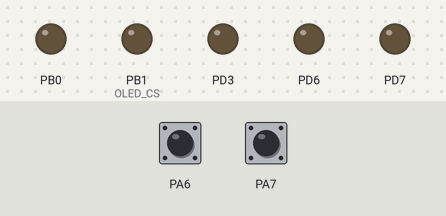
Recording of a program running on a simulated ATmega1284P, built with avr-gcc and emulated at 16 MHz. On the bench: output pins drawn as LEDs (lit = HIGH). The test bench sets the inputs (shaded band); at power-on: PA6 HIGH, PA7 HIGH. Pins used as bus, display or sensor lines are not drawn.

Above: at 0.05 s.
Timing chart, 0 to 3.0 s (numbered marks = the images above):
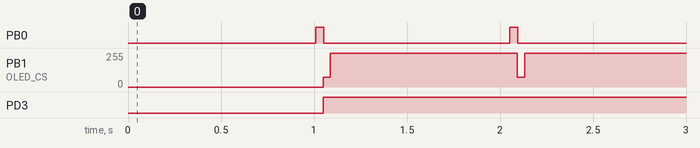

The program:

main.c
```c
/*****************************************************************************
* @file    firmware/QUTMS_SteeringWheel_Firmware/main.c
* @author  Zoe Goodward
* @version V1.0.0
* @date    2/08/2019 1:12:41 PM
* @brief   Main entry point of program
*****************************************************************************/

#define F_CPU 16000000UL /* CPU clock in Hertz */

#include <avr/interrupt.h>
#include <avr/io.h>
#include <avr/pgmspace.h>
#include <stdbool.h>
#include <util/delay.h>

#include "OLED.h"
#include "UART.h"
#include "adc.h"
#include "drive_menu.h"
#include "images.h"
#include "input.h"
#include "settings.h"
#include "spi.h"
#include "static_menu.h"
#include "MCP2517.h"

#include <stdbool.h>

/*============================================================================
Function:   splash_screen()
------------------------------------------------------------------------------
Purpose :   displays the QUT Motorsport logo when the steering wheel system
is first initialised / alternatively can display party parrot
Input   :   none
Returns :   void
Notes   :
============================================================================*/
void splash_screen() {
    Clear_Buffer();
    display_picture(MOTORSPORT);
    Present_Buffer();
    _delay_ms(3000);
    Clear_Buffer();
    // Add transition effect
}

/*============================================================================
Function:   steering_wheel_init()
------------------------------------------------------------------------------
Purpose :   consolidates all the functions required for the initialisation of
the steering wheel
Input   :   none
Returns :   void
Notes   :
============================================================================*/
void steering_wheel_init() {
    //DDRD = 0b00000000;
    DDRD |= 0b11001000; // LEDs as outputs, DC
    /* Set MOSI and SCK output, all others input */
    DDRB |= 0b10101011; // CS/SS, reset, CAN_CS output

	CAN_CS_PORT |= (1 << CAN_CS); // CS high to turn off

    configure_input();
    // TXD/MOSI_A, OLED_CS

    //uart0_init(9600);
    adc_init();
    spi_init(0,0);

	// Init CAN
	MCP2517_init();
    SPI_CLOCK_HIGH;
    // initialize screen
    OLED_init();
    // use inverse mode for better visibility
    OLED_set_display_mode(OLED_DISPLAYMODE_INVERSE);

    // setup driving menu inc CANbus
    DM_init();

    sei(); // Enable interrupts
    //splash_screen();
}

uint16_t pot = 0;
uint16_t old_pot = 0;

uint8_t n = 123;
uint8_t buffer[8];

unsigned char TempBuffer[10];

int main(void) {
    //_delay_ms(1000);
    steering_wheel_init();
    OLED_set_display_mode(OLED_DISPLAYMODE_INVERSE);

    Configuration config;
    Configuration *config_address = &config;

    Show_String(0, 0, "test123456789");
    Show_String_Big(0, CHAR_HEIGHT_BIG, "test123456789");
    Present_Buffer();

    while (1) {

        //pot = adc_read(0);
        //Show_Pixel((double)pot / OLED_COLUMNS, 30, 1);
        //old_pot = pot;
        /* UART */
        //uart0_transmit(pot >> 2);
        //uart0_transmit(pot);
        //itoa(pot,TempBuffer,10);
        //Show_String(1,TempBuffer,0x28,0x05);
        //menu_handle_screens(&config_address);

        //Show_Formatted(20, 20, "%04d", pot);

        //_delay_ms(50);

        // run drive menu
        DM_process();

        Present_Buffer();
    }
}
```

MCP2517.c
```c
/*****************************************************************************
* @file    firmware/QUTMS_HVBoard_Firmware/MCP2517.c
* @author  Zoe Goodward
* @version V1.0.0
* @date
* @brief
*****************************************************************************/
// 5:39PM 21/11/2019

#define F_CPU 16000000UL /* CPU clock in Hertz */

#include <util/delay.h>

#include <avr/io.h>
#include <avr/interrupt.h>
#include <avr/pgmspace.h>
#include <stdbool.h>

#include "input.h"
#include "UART.h"
#include "spi.h"
#include "MCP2517.h"
#include "MCP2517_reg.h"
#include "MCP2517_defines.h"


// *****************************************************************************
// Helper Functions
// *****************************************************************************
inline void enterWordInBufferAtIndex (const uint32_t value, uint8_t buff[], const uint8_t index) {
	buff[index + 0] = (uint8_t) value;
	buff[index + 1] = (uint8_t) (value >> 8);
	buff[index + 2] = (uint8_t) (value >> 16);
	buff[index + 3] = (uint8_t) (value >> 24);
}

inline uint32_t wordFromBufferAtIndex (uint8_t buff[], const uint8_t index) {
	uint32_t result = (uint32_t) buff[index + 0];
	result |= ((uint32_t) buff[index + 1]) << 8;
	result |= ((uint32_t) buff[index + 2]) << 16;
	result |= ((uint32_t) buff[index + 3]) << 24;
	return result;
}


// *****************************************************************************
// SPI Write Functions
// *****************************************************************************
inline void MCP2517_writeReg8(const uint16_t regAddr, const uint8_t value) {
	uint8_t buff[3] = {0};

	buff[0] = (uint8_t) ((MCP2517_INSTRUCTION_WRITE << 4) + ((regAddr >> 8) & 0xF));
	buff[1] = (uint8_t) (regAddr & 0xFF);
	buff[2] = value;

	MCP2517_assertCS();
	spi_transfer_buffer(buff, 3);
	MCP2517_deassertCS();
}

inline void MCP2517_writeReg32(const uint16_t regAddr, const uint32_t value) {
	uint8_t buff[6] = {0};

	buff[0] = (uint8_t) ((MCP2517_INSTRUCTION_WRITE << 4) + ((regAddr >> 8) & 0xF));
	buff[1] = (uint8_t) (regAddr & 0xFF);

	enterWordInBufferAtIndex(value, buff, 2);

	MCP2517_assertCS();
	spi_transfer_buffer(buff, 6);
	MCP2517_deassertCS();
}


// *****************************************************************************
// SPI Read Functions
// *****************************************************************************
inline uint8_t MCP2517_readReg8(const uint16_t regAddr) {
	uint8_t buff[3] = {0};

	buff[0] = (uint8_t) ((MCP2517_INSTRUCTION_READ << 4) + ((regAddr >> 8) & 0xF));
	buff[1] = (uint8_t) (regAddr & 0xFF);
	buff[2] = 0x00;

	MCP2517_assertCS();
	spi_transfer_buffer(buff, 3);
	MCP2517_deassertCS();

	return buff[2];
}

// change to uint8_t
inline uint32_t MCP2517_readReg32(const uint16_t regAddr) {
	uint8_t buff[6] = {0};

	buff[0] = (uint8_t) ((MCP2517_INSTRUCTION_READ << 4) + ((regAddr >> 8) & 0xF));
	buff[1] = (uint8_t) (regAddr & 0xFF);
	buff[2] = 0x00;

	MCP2517_assertCS();
	spi_transfer_buffer(buff, 6);
	MCP2517_deassertCS();

	const uint32_t result = wordFromBufferAtIndex(buff, 2); // change to uint8_t

	return result;
}

// *****************************************************************************
// Assert the MCP2517 CS pin
// *****************************************************************************
void MCP2517_assertCS() {
	CAN_CS_PORT &= ~(1 << CAN_CS);
}

void MCP2517_deassertCS() {
	CAN_CS_PORT |= (1 << CAN_CS);
}


// *****************************************************************************
// MCP2517 Configuration Functions
// *****************************************************************************
// Software reset
void MCP2517_reset() {
	uint8_t buff[2] = {0};

	buff[0] = (uint8_t) ((MCP2517_INSTRUCTION_WRITE << 4) + ((MCP2517_REG_ADDR_C1CON >> 8) & 0xF));
	buff[1] = (uint8_t) (MCP2517_REG_ADDR_C1CON & 0xFF);

	MCP2517_assertCS();
	spi_transfer_buffer(buff, 2);
	MCP2517_deassertCS();
}

// Set operation mode
void MCP2517_setMode(MCP2517_OPERATION_MODE opMode) {
	// Set mode and abort all transactions
	MCP2517_writeReg8(MCP2517_REG_ADDR_C1CON + 3, opMode | (1 << 3));
}

// Read current operation mode
uint8_t MCP2517_getMode() {
	return (MCP2517_readReg8(MCP2517_REG_ADDR_C1CON + 2) >> 5) & 0x07;
}

// Test that RAM is reading and writing correctly - !!!!
void MCP2517_testRAM() {
	for (uint32_t i = 1 ; i != 0; i <<= 1) {
		MCP2517_writeReg32(MCP2517_RAM_ADDR_START, i);
		const uint32_t readBackValue = MCP2517_readReg32(0x400);
		if (readBackValue != i) {
			uart0_transmit(MCP2517_RAM_ERROR); // Error code
		}
	}
}

// Initalise the MCP2517 chip
void MCP2517_init() {
	//cli(); // Disable interrupts while configuring

	// Request configuration mode
	MCP2517_setMode(MCP2517_CONFIGURATION_MODE);
	// Wait 2ms for chip to change modes
	_delay_ms(2);
	// Check that chip is now in config mode
	uint8_t mode = MCP2517_getMode();
	if(mode != MCP2517_CONFIGURATION_MODE) {
		//LED_A_ON;
		uart0_transmit(MCP2517_MODE_SELECT_ERROR);
	}
	//
	// Perform software reset
	MCP2517_reset();
	// Let the chip change modes
	_delay_ms(2);
	// Check that chip has flipped
	mode = MCP2517_getMode();
	if(mode != MCP2517_CONFIGURATION_MODE) {
		//LED_B_ON;
		uart0_transmit(MCP2517_MODE_SELECT_ERROR);
	}

	// Configure the Bit Time registers: 250K/2M, 80% sample point
	uint32_t data = 0x00; // BRP = 0
	data <<= 8;
	data |= 0x3E; // TSEG1 = 62
	data <<= 8;
	data |= 0x0F; // TSEG2 = 15
	data <<= 8;
	data |= 0x0F; // SJW = 15
	MCP2517_writeReg32(MCP2517_REG_ADDR_C1NBTCFG, data);

	// FIFO 1: Transmit FIFO; 5 messages, 64 byte maximum payload, low priority
	uint8_t d = 0xEF; // FiFo Size: 7, Pay Load Size: 64 bytes
	MCP2517_writeReg8(MCP2517_REG_ADDR_C1FIFOCON + (MCP2517_TX_FIFO * MCP2517_C1FIFO_OFFSET) + 3, d);
	d = 1 << 7; // FIFO is a TX FIFO
	MCP2517_writeReg8(MCP2517_REG_ADDR_C1FIFOCON + (MCP2517_TX_FIFO * MCP2517_C1FIFO_OFFSET), d);
	d = 0x03; // Unlimited retransmission attempts
	d <<= 5;
	d |= 0x00; // Lowest message priority
	MCP2517_writeReg8(MCP2517_REG_ADDR_C1FIFOCON + (MCP2517_TX_FIFO * MCP2517_C1FIFO_OFFSET) + 2, d);

	// FIFO 2: Receive FIFO
	d = 0b00000011; // Payload size: 8, FiFo size: 4
	MCP2517_writeReg8(MCP2517_REG_ADDR_C1FIFOCON + (MCP2517_RX_FIFO * MCP2517_C1FIFO_OFFSET) + 3, d);
	// Enable interrupt for FIFO
	//d = 1; // FIFO not Empty
	//MCP2517_writeReg8(MCP2517_REG_ADDR_C1FIFOCON + (SHUTDOWN_RX_FIFO * MCP2517_C1FIFO_OFFSET), d);

	// Link FIFO and Filter
	d = 1 << 7; // Filter is enabled
	d |= 0x02; // Message matching filter is stored in FIFO2
	MCP2517_writeReg8(MCP2517_REG_ADDR_C1FLTCON + MCP2517_FILTER0, d);

	// Enable ECC
	d = 0x01;
	MCP2517_writeReg8(MCP2517_REG_ADDR_ECCCON, d);

	// Configuration Done: Select CAN 2.0B Mode - For testing use external loopback
	MCP2517_setMode(MCP2517_CLASSIC_MODE);
	_delay_ms(2);
	mode = MCP2517_getMode();
	if(mode != MCP2517_CLASSIC_MODE) {
		//LED_A_ON;
		//uart0_transmit(MCP2517_MODE_SELECT_ERROR);
	}

	//// Initialise and test RAM
	////MCP2517_testRAM();
	//
	//// Configure the osC1llator and CLKO pin
	////uint8_t osc = 0x00; // Divide by 1
	////MCP2517_writeReg8(MCP2517_REG_ADDR_OSC, osc);
	//
	//// Speed up SPI post reset
	////spi_init(0,0);
	//
	//// Configure the I/O pins: use INT
	//uint8_t io = 0x03; // PM0 and PM1 are GPIO pins
	//MCP2517_writeReg8(MCP2517_REG_ADDR_IOCON, io);
	////MCP2517_readReg8(MCP2517_REG_ADDR_IOCON);
	//
	//// Configure TXQ
	////d = 0x00; // TXQ disabled
	////MCP2517_writeReg8(MCP2517_REG_ADDR_C1TXQCON + 3, d);
	//
	//// Configure the CAN Control register:
	////d = 0x00; // Disable TXQ and don't save TEF
	////MCP2517_writeReg8(MCP2517_REG_ADDR_C1CON + 2, d);
	//
	//
	//
	//// Setup RX Filter:
	//uint32_t data = 0x01; // EXIDE - enable extended identifiers & SID11
	//data <<= 6;
	//data |= MCP2517_ID_PDM; // EID =
	//data <<= 18;
	//data |= MCP2517_ID_PDM >> 18; // SID =
	//MCP2517_writeReg32(MCP2517_REG_ADDR_C1FLTOBJ + (MCP2517_FILTER0 * C1FILTER_OFFSET), data);
	//
	//// Setup RX Mask
	//data = 0x01; // MIDE - match only message types that correspond to EXIDE bit in filter

	//
	//// Activate interrupts
	//d = (1 << 1); // Receive FIFO interrupt enable
	//d |= (1 << 0); // Transmit FIFO interrupt enable
	//MCP2517_writeReg8(MCP2517_REG_ADDR_C1INT + 2, d);
	//MCP2517_writeReg8(MCP2517_REG_ADDR_C1INT + 3, 0x00);
	////
	//
	//
	//
	////sei(); // Re-enable interrupts
}


// *****************************************************************************
// MCP2517 FIFO Status Functions
// *****************************************************************************
uint8_t MCP2517_receiveFifoStatus(MCP2517_FIFO_CHANNEL channel, MCP2517_RX_FIFO_STATUS *flags) {
	uint8_t status = MCP2517_readReg8(MCP2517_REG_ADDR_C1FIFOSTA + (channel * MCP2517_C1FIFO_OFFSET));

	// Update channel status
	*flags = (MCP2517_RX_FIFO_STATUS) ((status) & MCP2517_RX_FIFO_ALL_STATUS);

	return status;
}


uint8_t MCP2517_transmitFifoStatus(MCP2517_FIFO_CHANNEL channel, MCP2517_TX_FIFO_STATUS *flags) {
	uint8_t status = MCP2517_readReg8(MCP2517_REG_ADDR_C1FIFOSTA + (channel * MCP2517_C1FIFO_OFFSET));

	// Update channel status
	*flags = (MCP2517_TX_FIFO_STATUS) ((status) & MCP2517_TX_FIFO_ALL_STATUS);

	return status;
}


// *****************************************************************************
// MCP2517 Receive Functions
// *****************************************************************************
void MCP2517_recieveMessage(CAN_RECEIVE_ADDRESS *receiveID, uint8_t *numDataBytes, uint8_t *data) {
	MCP2517_RX_MSG_OBJ rxObj;
	MCP2517_RX_FIFO_STATUS rxFlags;

	// Check that FIFO is not empty
	MCP2517_receiveFifoStatus(MCP2517_RX_FIFO, &rxFlags);

	if (rxFlags & MCP2517_RX_FIFO_NOT_EMPTY_STATUS) {
		///LED_B_ON;
		// Read message
		MCP2517_readMsgReceive(receiveID, numDataBytes, data, &rxObj);
		_delay_ms(100);
		//LED_B_OFF;
	}
}

void MCP2517_readMsgReceive(CAN_RECEIVE_ADDRESS *receiveID, uint8_t *numDataBytes, uint8_t *data, MCP2517_RX_MSG_OBJ *rxObj) {

	uint8_t buff[MCP2517_MAX_MSG_SIZE] = {0}; // Max size of transmit message

	// Write instruction
	const uint16_t regAddr = MCP2517_RAM_ADDR_START + MCP2517_readReg32(MCP2517_REG_ADDR_C1FIFOUA + (MCP2517_RX_FIFO * MCP2517_C1FIFO_OFFSET));
	buff[0] = (uint8_t) ((MCP2517_INSTRUCTION_READ << 4) + ((regAddr >> 8) & 0xF));
	buff[1] = (uint8_t) (regAddr & 0xFF);

	// SPI Transfer
	MCP2517_assertCS();
	spi_transfer_buffer(buff, sizeof(buff));
	MCP2517_deassertCS();

	// Get frame ID and Control bits
	rxObj->MCP2517_word[0] = 0;
	rxObj->MCP2517_word[1] = 0;

	rxObj->MCP2517_byte[0] = buff[2];
	rxObj->MCP2517_byte[1] = buff[3];
	rxObj->MCP2517_byte[2] = buff[4];
	rxObj->MCP2517_byte[3] = buff[5];

	rxObj->MCP2517_byte[4] = buff[6];
	rxObj->MCP2517_byte[5] = buff[7];
	rxObj->MCP2517_byte[6] = buff[8];
	rxObj->MCP2517_byte[7] = buff[9];

	// Get message ID
	*receiveID = (uint32_t) (rxObj->MCP2517_bF.MCP2517_id.MCP2517_SID);

	// Get the number of data bytes (size of payload)
	*numDataBytes = (uint8_t) (rxObj->MCP2517_byte[4] & 0xF);

	rxObj->MCP2517_word[2] = 0;

	for(uint8_t i = 0; i < 8; i++) {
		data[i] = buff[i + 10];
	}

	// Increment FIFO buffer - set UNIC bit - Update channel
	const uint8_t d = 1 << 0;
	MCP2517_writeReg8(MCP2517_REG_ADDR_C1FIFOCON + (MCP2517_RX_FIFO * MCP2517_C1FIFO_OFFSET), d);
}

// *****************************************************************************
// MCP2517 Transmit Functions
// *****************************************************************************
uint8_t MCP2517_transmitMessage(CAN_SEND_ADDRESS canMessageID, uint8_t numDataBytes, uint8_t *messageData) {

	// Check if numDataBytes > 8
	if (numDataBytes > 8) {
		uart0_transmit(MCP2517_MESSAGE_SIZE_ERROR);
		return MCP2517_MESSAGE_SIZE_ERROR;
	}

	// Create transmit message object
	MCP2517_TX_MSG_OBJ txObj;

	// Set ID and CTRL bits to 0
	txObj.MCP2517_word[0] = 0;
	txObj.MCP2517_word[1] = 0;
	// Configure ID bits
	txObj.MCP2517_bF.MCP2517_id.MCP2517_SID = canMessageID >> 18; // Base ID
	txObj.MCP2517_bF.MCP2517_id.MCP2517_EID = canMessageID; // Extended ID
	// Configure CTRL bits
	txObj.MCP2517_bF.MCP2517_ctrl.MCP2517_FDF = 0; // CAN 2.B frame
	txObj.MCP2517_bF.MCP2517_ctrl.MCP2517_BRS = 1; // Switch data bit rate
	txObj.MCP2517_bF.MCP2517_ctrl.MCP2517_IDE = 1; // Extended format frame
	txObj.MCP2517_bF.MCP2517_ctrl.MCP2517_RTR = 0; // Not a remote frame request
	txObj.MCP2517_bF.MCP2517_ctrl.MCP2517_DLC = numDataBytes; // Data length code

	// Check that FIFO is not full
	MCP2517_TX_FIFO_STATUS txFlags;

	MCP2517_transmitFifoStatus(MCP2517_TX_FIFO, &txFlags);

	// If not full proceed to append FIFO to buffer and transmit
	if (txFlags & MCP2517_TX_FIFO_NOT_FULL_STATUS) {
		//LED_A_ON;
		MCP2517_loadMsgTXFifo(&txObj, messageData, numDataBytes);
		_delay_ms(100);
		//LED_A_OFF;
	}

	return MCP2517_NO_ERROR;
}


void MCP2517_loadMsgTXFifo(MCP2517_TX_MSG_OBJ *txObj, uint8_t *payload, uint8_t numDataBytes) {

	uint8_t buff[MCP2517_MAX_MSG_SIZE] = {0}; // Max number of transmit bytes

	// Write only multiples of 4 to RAM
	uint8_t i;
	uint16_t n = 0;
	uint8_t j = 0;

	if (numDataBytes % 4) { // Largest value may be 3, lowest 0 - 1
		// Add bytes
		n = 4 - (numDataBytes % 4);
		i = numDataBytes + 8;
		for (j = 0; j < n; j++) {
			buff[i + 8 + j] = 0;
		}
	}

	// Write instruction
	const uint16_t regAddr = MCP2517_RAM_ADDR_START + MCP2517_readReg32(MCP2517_REG_ADDR_C1FIFOUA + (MCP2517_TX_FIFO * MCP2517_C1FIFO_OFFSET));
	buff[0] = (uint8_t) ((MCP2517_INSTRUCTION_WRITE << 4) + ((regAddr >> 8) & 0xF));
	buff[1] = (uint8_t) (regAddr & 0xFF);

	// Add TX Message Object's ID bits to buffer
	buff[2] = txObj->MCP2517_byte[0];
	buff[3] = txObj->MCP2517_byte[1];
	buff[4] = txObj->MCP2517_byte[2];
	buff[5] = txObj->MCP2517_byte[3];
	// Add TX Message Object's ID Control bits to buffer
	buff[6] = txObj->MCP2517_byte[4];
	buff[7] = txObj->MCP2517_byte[5];
	buff[8] = txObj->MCP2517_byte[6];
	buff[9] = txObj->MCP2517_byte[7];

	// Loop through and add the payload data bytes to the buffer
	for (i = 0; i < numDataBytes; i++) {
		buff[i + 10] = payload[i];
	}

	// Send CAN packet via SPI
	MCP2517_assertCS();
	spi_transfer_buffer(buff, sizeof(buff));
	MCP2517_deassertCS();

	// Increment FIFO and send message
	const uint8_t d = (1 << 0) | (1 << 1); // Set UINC, TXREQ bit
	MCP2517_writeReg8(MCP2517_REG_ADDR_C1FIFOCON + (MCP2517_TX_FIFO * MCP2517_C1FIFO_OFFSET) + 1, d);
}

// RESET CHIP IF GOES TO RESTRICTED ACCESS MODE
```

UART.h
```c
#ifndef UART_H_
#define UART_H_

void uart0_init(unsigned int baudRate);
void uart0_transmit(uint8_t data);
uint8_t uart0_receive(void);
void uart0_flush(void);


#endif /* UART_H_ */
```

Source omitted: MCP2517.h (3299 bytes), MCP2517_defines.h (4108 bytes), MCP2517_reg.h (4149 bytes), OLED.c (18795 bytes), OLED.h (7277 bytes), UART.c (2076 bytes), adc.c (2098 bytes), adc.h (575 bytes), drive_menu.c (4467 bytes), drive_menu.h (1319 bytes), font.h (18844 bytes), images.h (data table, 11084 bytes) and 7 more

Measured:
- by itself, PB0: alternates HIGH for 0.04 s and LOW for 1.0 s
- by itself, PB1 (OLED_CS): alternates 255/255 for 1.0 s and 74/255 for 0.04 s
- by itself, PD3: LOW → HIGH at 1.0 s
